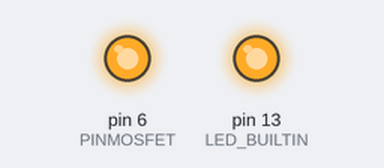
The sketch below on a simulated Arduino Uno, built with avr-gcc and run on an emulated ATmega328P. On the bench: output pins drawn as LEDs (lit = HIGH). What the sketch prints to the serial monitor is not drawn.

Above: at 0.08 s.
At 2.43 s:
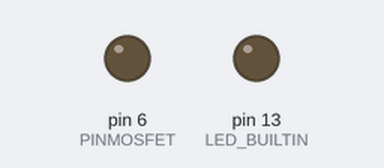
Timing chart, 0 to 3.0 s (numbered marks = the images above):
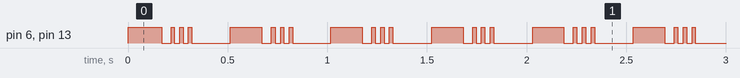

Measured:
- by itself, pin 6 (PINMOSFET), pin 13 (LED_BUILTIN): repeats every 0.50 s: 2 × (HIGH 0.02 s, LOW 0.03 s), HIGH 0.02 s, LOW 0.19 s, HIGH 0.16 s, LOW 0.05 s

The sketch:

porgrammablePattern.ino
```cpp
/*

uae of millis() to control multiple mosfets in different frequencies in parallel
*/
#define PINMOSFET        6

// on-off-sequence for pattern1 in milliseconds:
// pattern Movia D (Haensch)
long pattern1[] = { 154,45,16,25,15,25,16,188 };
int pattern1Size = sizeof(pattern1)/4;
long pattern1Timer = 0;        // millis() when pattern part was activated
int pattern1Count = 0;         // index into array pointing at next pattern part
bool pattern1State = false;    // start with lamp turned off
int brightness = 255;

void ResetPattern1()
{
  pattern1Timer = millis(); // millis() when pattern part was activated
  pattern1State = false;    // start with lamp turned off
}

void SwitchLampPattern1(bool state)
{

  if (state)
  {
    //digitalWrite(PINMOSFET, HIGH);
    // set led brightness via PWM (must be connected to a PWM pin!)
    // Uno, Nano, Mini 3, 5, 6, 9, 10, 11 490 Hz (pins 5 and 6: 980 Hz)
    // Mega 2 - 13, 44 - 46 490 Hz (pins 4 and 13: 980 Hz)
    // Uno WiFi Rev2, Nano Every 3, 5, 6, 9, 10 976 Hz
    analogWrite(PINMOSFET, brightness);

    digitalWrite(LED_BUILTIN, HIGH);

  }
  else
  {
    digitalWrite(PINMOSFET, LOW);
    digitalWrite(LED_BUILTIN, LOW);
  }
}


// the setup function runs once when you press reset or power the board
void setup() {
  Serial.begin(115200);

  // define output pins:
  pinMode(PINMOSFET, OUTPUT);
  pinMode(LED_BUILTIN, OUTPUT);
  ResetPattern1();
  // turn lamp on for first part of pattern
  pattern1State = !pattern1State;
  SwitchLampPattern1(pattern1State);
}

// the loop function runs over and over again forever
void loop() {
  long curTimer = millis();
  Serial.print("Arrayindex=");
  Serial.println(pattern1Count);

  Serial.print("curTimer=");
  Serial.print(curTimer);
  Serial.print(", waiting for=");
  Serial.print(pattern1[pattern1Count]+pattern1Timer);
  Serial.print(". MaxArraySize=");
  Serial.print(pattern1Size-1);

  if (curTimer > pattern1[pattern1Count]+pattern1Timer)
  {
    pattern1Timer = curTimer;
    pattern1Count++;
    Serial.print(". pattern1Count>pattern1Size? ");
    Serial.println(pattern1Count>pattern1Size-1);
    Serial.print("pattern1Count=");
  Serial.print(pattern1Count);
  Serial.print(", pattern1Size=");
  Serial.print(pattern1Size);
  bool endOfCycle=pattern1Count>pattern1Size-1;
  Serial.print(", endOfCycle=");
  Serial.print(endOfCycle);

    if (endOfCycle)
    {
      pattern1State = true;
      pattern1Count = 0;
      Serial.print("NEW pattern1Count=");
  Serial.println(pattern1Count);
    }
    else
    {
      pattern1State = !pattern1State;
    }
    SwitchLampPattern1(pattern1State);
  }
}
```
